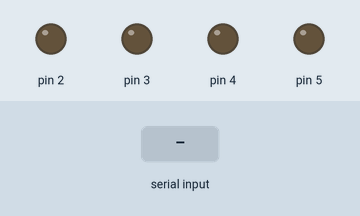
This sketch was run on a simulated Arduino Uno, built with avr-gcc and run on an emulated ATmega328P. Shown: output pins drawn as LEDs (lit = HIGH). The inputs (shaded band) are chosen by the test bench.

Above: at 1.2 s.
1.3 s: "90,45\n" received over Serial
At 2.2 s:
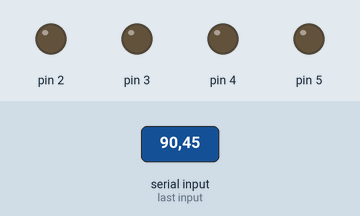
2.8 s: "30,150\n" received over Serial
At 3.3 s:
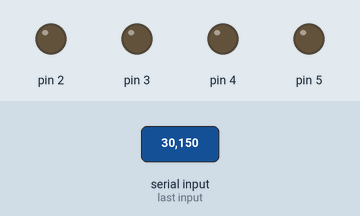
4.3 s: "5\n" received over Serial
At 5.4 s:
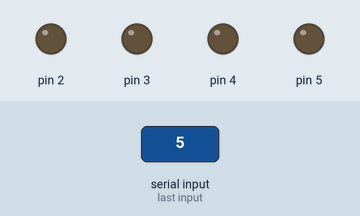
5.8 s: "200\n" received over Serial
At 6.5 s:
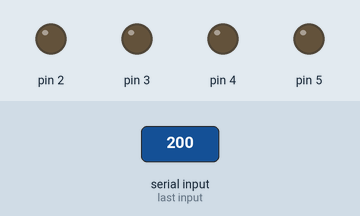
Timing chart, 0 to 8.3 s (numbered marks = the images above; inputs shaded):
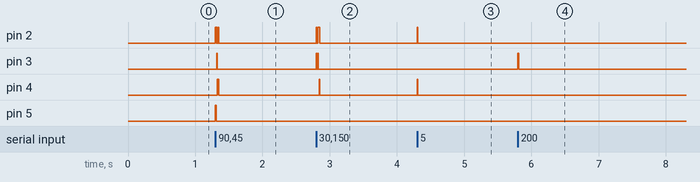

The sketch:

one-nixie-tube.ino
```cpp
int numbers[10][4] = {
    {0, 0, 0, 0},
    {0, 0, 0, 1},
    {0, 0, 1, 0},
    {0, 0, 1, 1},
    {0, 1, 0, 0},
    {0, 1, 0, 1},
    {0, 1, 1, 0},
    {0, 1, 1, 1},
    {1, 0, 0, 0},
    {1, 0, 0, 1}
};

void setup() {
    // put your setup code here, to run once:
    pinMode(2, OUTPUT);
    pinMode(3, OUTPUT);
    pinMode(4, OUTPUT);
    pinMode(5, OUTPUT);
    Serial.begin(9600);
  	digitalWrite(0, 0);
    digitalWrite(1, 0);
    digitalWrite(2, 0);
    digitalWrite(3, 0);
}

void loop() {
    int num;
    // put your main code here, to run repeatedly:
    if(Serial.available() > 0)
    {
        num = Serial.read() - '0';
        digitalWrite(2, numbers[num][3]);
        digitalWrite(3, numbers[num][2]);
        digitalWrite(4, numbers[num][1]);
        digitalWrite(5, numbers[num][0]);
        delay(10);
    }

}
```

Measured:
- after the input at 1.3 s, pin 2: alternates HIGH for 0.01 s and LOW for 0.01 s, 6 changes in all, then stays LOW, starting at once; pin 3, pin 5: LOW → HIGH at once, → LOW 0.01 s later; pin 4: LOW → HIGH at once, → LOW 0.02 s later
- after the input at 2.8 s, pin 2: alternates HIGH for 0.02 s and LOW for 0.01 s, 4 changes in all, then stays LOW, starting at once; pin 3: alternates HIGH for 0.01 s and LOW for 0.01 s, 4 changes in all, then stays LOW, starting at once; pin 4: LOW → HIGH at once, → LOW 0.01 s later
- after the input at 4.3 s, pin 2, pin 4: LOW → HIGH at once, → LOW 0.01 s later
- after the input at 5.8 s, pin 3: LOW → HIGH at once, → LOW 0.01 s later
